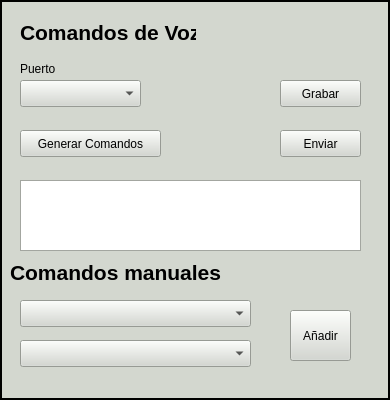
     <widget class="QFrame" name="Frame_Cent">
      <property name="sizePolicy">
       <sizepolicy hsizetype="Fixed" vsizetype="Fixed">
        <horstretch>0</horstretch>
        <verstretch>0</verstretch>
       </sizepolicy>
      </property>
      <property name="minimumSize">
       <size>
        <width>390</width>
        <height>400</height>
       </size>
      </property>
      <property name="palette">
       <palette>
        <active>
         <colorrole role="WindowText">
          <brush brushstyle="SolidPattern">
           <color alpha="255">
            <red>0</red>
            <green>0</green>
            <blue>0</blue>
           </color>
          </brush>
         </colorrole>
         <colorrole role="Button">
          <brush brushstyle="SolidPattern">
           <color alpha="255">
            <red>211</red>
            <green>215</green>
            <blue>207</blue>
           </color>
          </brush>
         </colorrole>
         <colorrole role="Light">
          <brush brushstyle="SolidPattern">
           <color alpha="255">
            <red>255</red>
            <green>255</green>
            <blue>255</blue>
           </color>
          </brush>
         </colorrole>
         <colorrole role="Midlight">
          <brush brushstyle="SolidPattern">
           <color alpha="255">
            <red>233</red>
            <green>235</green>
            <blue>231</blue>
           </color>
          </brush>
         </colorrole>
         <colorrole role="Dark">
          <brush brushstyle="SolidPattern">
           <color alpha="255">
            <red>105</red>
            <green>107</green>
            <blue>103</blue>
           </color>
          </brush>
         </colorrole>
         <colorrole role="Mid">
          <brush brushstyle="SolidPattern">
           <color alpha="255">
            <red>141</red>
            <green>143</green>
            <blue>138</blue>
           </color>
          </brush>
         </colorrole>
         <colorrole role="Text">
          <brush brushstyle="SolidPattern">
           <color alpha="255">
            <red>0</red>
            <green>0</green>
            <blue>0</blue>
           </color>
          </brush>
         </colorrole>
         <colorrole role="BrightText">
          <brush brushstyle="SolidPattern">
           <color alpha="255">
            <red>255</red>
            <green>255</green>
            <blue>255</blue>
           </color>
          </brush>
         </colorrole>
         <colorrole role="ButtonText">
          <brush brushstyle="SolidPattern">
           <color alpha="255">
            <red>0</red>
            <green>0</green>
            <blue>0</blue>
           </color>
          </brush>
         </colorrole>
         <colorrole role="Base">
          <brush brushstyle="SolidPattern">
           <color alpha="255">
            <red>255</red>
            <green>255</green>
            <blue>255</blue>
           </color>
          </brush>
         </colorrole>
         <colorrole role="Window">
          <brush brushstyle="SolidPattern">
           <color alpha="255">
            <red>211</red>
            <green>215</green>
            <blue>207</blue>
           </color>
          </brush>
         </colorrole>
         <colorrole role="Shadow">
          <brush brushstyle="SolidPattern">
           <color alpha="255">
            <red>0</red>
            <green>0</green>
            <blue>0</blue>
           </color>
          </brush>
         </colorrole>
         <colorrole role="AlternateBase">
          <brush brushstyle="SolidPattern">
           <color alpha="255">
            <red>233</red>
            <green>235</green>
            <blue>231</blue>
           </color>
          </brush>
         </colorrole>
         <colorrole role="ToolTipBase">
          <brush brushstyle="SolidPattern">
           <color alpha="255">
            <red>255</red>
            <green>255</green>
            <blue>220</blue>
           </color>
          </brush>
         </colorrole>
         <colorrole role="ToolTipText">
          <brush brushstyle="SolidPattern">
           <color alpha="255">
            <red>0</red>
            <green>0</green>
            <blue>0</blue>
           </color>
          </brush>
         </colorrole>
         <!--colorrole role="PlaceholderText">
          <brush brushstyle="SolidPattern">
           <color alpha="128">
            <red>0</red>
            <green>0</green>
            <blue>0</blue>
           </color>
          </brush>
         </colorrole-->
        </active>
        <inactive>
         <colorrole role="WindowText">
          <brush brushstyle="SolidPattern">
           <color alpha="255">
            <red>0</red>
            <green>0</green>
            <blue>0</blue>
           </color>
          </brush>
         </colorrole>
         <colorrole role="Button">
          <brush brushstyle="SolidPattern">
           <color alpha="255">
            <red>211</red>
            <green>215</green>
            <blue>207</blue>
           </color>
          </brush>
         </colorrole>
         <colorrole role="Light">
          <brush brushstyle="SolidPattern">
           <color alpha="255">
            <red>255</red>
            <green>255</green>
            <blue>255</blue>
           </color>
          </brush>
         </colorrole>
         <colorrole role="Midlight">
          <brush brushstyle="SolidPattern">
           <color alpha="255">
            <red>233</red>
            <green>235</green>
            <blue>231</blue>
           </color>
          </brush>
         </colorrole>
         <colorrole role="Dark">
          <brush brushstyle="SolidPattern">
           <color alpha="255">
            <red>105</red>
            <green>107</green>
            <blue>103</blue>
           </color>
          </brush>
         </colorrole>
         <colorrole role="Mid">
          <brush brushstyle="SolidPattern">
           <color alpha="255">
            <red>141</red>
            <green>143</green>
            <blue>138</blue>
           </color>
          </brush>
         </colorrole>
         <colorrole role="Text">
          <brush brushstyle="SolidPattern">
           <color alpha="255">
            <red>0</red>
            <green>0</green>
            <blue>0</blue>
           </color>
          </brush>
         </colorrole>
         <colorrole role="BrightText">
          <brush brushstyle="SolidPattern">
           <color alpha="255">
            <red>255</red>
            <green>255</green>
            <blue>255</blue>
           </color>
          </brush>
         </colorrole>
         <colorrole role="ButtonText">
          <brush brushstyle="SolidPattern">
           <color alpha="255">
            <red>0</red>
            <green>0</green>
            <blue>0</blue>
           </color>
          </brush>
         </colorrole>
         <colorrole role="Base">
          <brush brushstyle="SolidPattern">
           <color alpha="255">
            <red>255</red>
            <green>255</green>
            <blue>255</blue>
           </color>
          </brush>
         </colorrole>
         <colorrole role="Window">
          <brush brushstyle="SolidPattern">
           <color alpha="255">
            <red>211</red>
            <green>215</green>
            <blue>207</blue>
           </color>
          </brush>
         </colorrole>
         <colorrole role="Shadow">
          <brush brushstyle="SolidPattern">
           <color alpha="255">
            <red>0</red>
            <green>0</green>
            <blue>0</blue>
           </color>
          </brush>
         </colorrole>
         <colorrole role="AlternateBase">
          <brush brushstyle="SolidPattern">
           <color alpha="255">
            <red>233</red>
            <green>235</green>
            <blue>231</blue>
           </color>
          </brush>
         </colorrole>
         <colorrole role="ToolTipBase">
          <brush brushstyle="SolidPattern">
           <color alpha="255">
            <red>255</red>
            <green>255</green>
            <blue>220</blue>
           </color>
          </brush>
         </colorrole>
         <colorrole role="ToolTipText">
          <brush brushstyle="SolidPattern">
           <color alpha="255">
            <red>0</red>
            <green>0</green>
            <blue>0</blue>
           </color>
          </brush>
         </colorrole>
         <!--colorrole role="PlaceholderText">
          <brush brushstyle="SolidPattern">
           <color alpha="128">
            <red>0</red>
            <green>0</green>
            <blue>0</blue>
           </color>
          </brush>
         </colorrole-->
        </inactive>
        <disabled>
         <colorrole role="WindowText">
          <brush brushstyle="SolidPattern">
           <color alpha="255">
            <red>105</red>
            <green>107</green>
            <blue>103</blue>
           </color>
          </brush>
         </colorrole>
         <colorrole role="Button">
          <brush brushstyle="SolidPattern">
           <color alpha="255">
            <red>211</red>
            <green>215</green>
            <blue>207</blue>
           </color>
          </brush>
         </colorrole>
         <colorrole role="Light">
          <brush brushstyle="SolidPattern">
           <color alpha="255">
            <red>255</red>
            <green>255</green>
            <blue>255</blue>
           </color>
          </brush>
         </colorrole>
         <colorrole role="Midlight">
          <brush brushstyle="SolidPattern">
           <color alpha="255">
            <red>233</red>
            <green>235</green>
            <blue>231</blue>
           </color>
          </brush>
         </colorrole>
         <colorrole role="Dark">
          <brush brushstyle="SolidPattern">
           <color alpha="255">
            <red>105</red>
            <green>107</green>
            <blue>103</blue>
           </color>
          </brush>
         </colorrole>
         <colorrole role="Mid">
          <brush brushstyle="SolidPattern">
           <color alpha="255">
            <red>141</red>
            <green>143</green>
            <blue>138</blue>
           </color>
          </brush>
         </colorrole>
         <colorrole role="Text">
          <brush brushstyle="SolidPattern">
           <color alpha="255">
            <red>105</red>
            <green>107</green>
            <blue>103</blue>
           </color>
          </brush>
         </colorrole>
         <colorrole role="BrightText">
          <brush brushstyle="SolidPattern">
           <color alpha="255">
            <red>255</red>
            <green>255</green>
            <blue>255</blue>
           </color>
          </brush>
         </colorrole>
         <colorrole role="ButtonText">
          <brush brushstyle="SolidPattern">
           <color alpha="255">
            <red>105</red>
            <green>107</green>
            <blue>103</blue>
           </color>
          </brush>
         </colorrole>
         <colorrole role="Base">
          <brush brushstyle="SolidPattern">
           <color alpha="255">
            <red>211</red>
            <green>215</green>
            <blue>207</blue>
           </color>
          </brush>
         </colorrole>
         <colorrole role="Window">
          <brush brushstyle="SolidPattern">
           <color alpha="255">
            <red>211</red>
            <green>215</green>
            <blue>207</blue>
           </color>
          </brush>
         </colorrole>
         <colorrole role="Shadow">
          <brush brushstyle="SolidPattern">
           <color alpha="255">
            <red>0</red>
            <green>0</green>
            <blue>0</blue>
           </color>
          </brush>
         </colorrole>
         <colorrole role="AlternateBase">
          <brush brushstyle="SolidPattern">
           <color alpha="255">
            <red>211</red>
            <green>215</green>
            <blue>207</blue>
           </color>
          </brush>
         </colorrole>
         <colorrole role="ToolTipBase">
          <brush brushstyle="SolidPattern">
           <color alpha="255">
            <red>255</red>
            <green>255</green>
            <blue>220</blue>
           </color>
          </brush>
         </colorrole>
         <colorrole role="ToolTipText">
          <brush brushstyle="SolidPattern">
           <color alpha="255">
            <red>0</red>
            <green>0</green>
            <blue>0</blue>
           </color>
          </brush>
         </colorrole>
         <!--colorrole role="PlaceholderText">
          <brush brushstyle="SolidPattern">
           <color alpha="128">
            <red>0</red>
            <green>0</green>
            <blue>0</blue>
           </color>
          </brush>
         </colorrole-->
        </disabled>
       </palette>
      </property>
      <property name="frameShape">
       <enum>QFrame::Panel</enum>
      </property>
      <property name="frameShadow">
       <enum>QFrame::Plain</enum>
      </property>
      <property name="lineWidth">
       <number>2</number>
      </property>
      <widget class="QPushButton" name="Anadir">
       <property name="geometry">
        <rect>
         <x>290</x>
         <y>310</y>
         <width>61</width>
         <height>51</height>
        </rect>
       </property>
       <property name="text">
        <string>Añadir</string>
       </property>
      </widget>
      <widget class="QComboBox" name="ListaInstrucciones">
       <property name="geometry">
        <rect>
         <x>20</x>
         <y>340</y>
         <width>231</width>
         <height>27</height>
        </rect>
       </property>
      </widget>
      <widget class="QComboBox" name="ListaMaquinas">
       <property name="geometry">
        <rect>
         <x>20</x>
         <y>300</y>
         <width>231</width>
         <height>27</height>
        </rect>
       </property>
      </widget>
      <widget class="QPushButton" name="Enviar">
       <property name="geometry">
        <rect>
         <x>280</x>
         <y>130</y>
         <width>81</width>
         <height>27</height>
        </rect>
       </property>
       <property name="text">
        <string>Enviar</string>
       </property>
      </widget>
      <widget class="QComboBox" name="PuertoCOM">
       <property name="geometry">
        <rect>
         <x>20</x>
         <y>80</y>
         <width>121</width>
         <height>27</height>
        </rect>
       </property>
      </widget>
      <widget class="QPushButton" name="GenerarComandos">
       <property name="geometry">
        <rect>
         <x>20</x>
         <y>130</y>
         <width>141</width>
         <height>27</height>
        </rect>
       </property>
       <property name="text">
        <string>Generar Comandos</string>
       </property>
      </widget>
      <widget class="QPushButton" name="Grabar">
       <property name="geometry">
        <rect>
         <x>280</x>
         <y>80</y>
         <width>81</width>
         <height>27</height>
        </rect>
       </property>
       <property name="text">
        <string>Grabar</string>
       </property>
      </widget>
      <widget class="QLabel" name="label_6">
       <property name="geometry">
        <rect>
         <x>20</x>
         <y>20</y>
         <width>176</width>
         <height>24</height>
        </rect>
       </property>
       <property name="text">
        <string>&lt;html&gt;&lt;head/&gt;&lt;body&gt;&lt;p align=&quot;justify&quot;&gt;&lt;span style=&quot; font-size:16pt; font-weight:600;&quot;&gt;Comandos de Voz&lt;/span&gt;&lt;/p&gt;&lt;/body&gt;&lt;/html&gt;</string>
       </property>
      </widget>
      <widget class="QLabel" name="label_7">
       <property name="geometry">
        <rect>
         <x>20</x>
         <y>60</y>
         <width>47</width>
         <height>17</height>
        </rect>
       </property>
       <property name="text">
        <string>Puerto</string>
       </property>
      </widget>
      <widget class="QLabel" name="label_5">
       <property name="geometry">
        <rect>
         <x>10</x>
         <y>260</y>
         <width>211</width>
         <height>24</height>
        </rect>
       </property>
       <property name="text">
        <string>&lt;html&gt;&lt;head/&gt;&lt;body&gt;&lt;p align=&quot;justify&quot;&gt;&lt;span style=&quot; font-size:16pt; font-weight:600;&quot;&gt;Comandos manuales&lt;/span&gt;&lt;/p&gt;&lt;/body&gt;&lt;/html&gt;</string>
       </property>
      </widget>
      <widget class="QListView" name="ListaComandos">
       <property name="geometry">
        <rect>
         <x>20</x>
         <y>180</y>
         <width>341</width>
         <height>71</height>
        </rect>
       </property>
      </widget>
     </widget>
